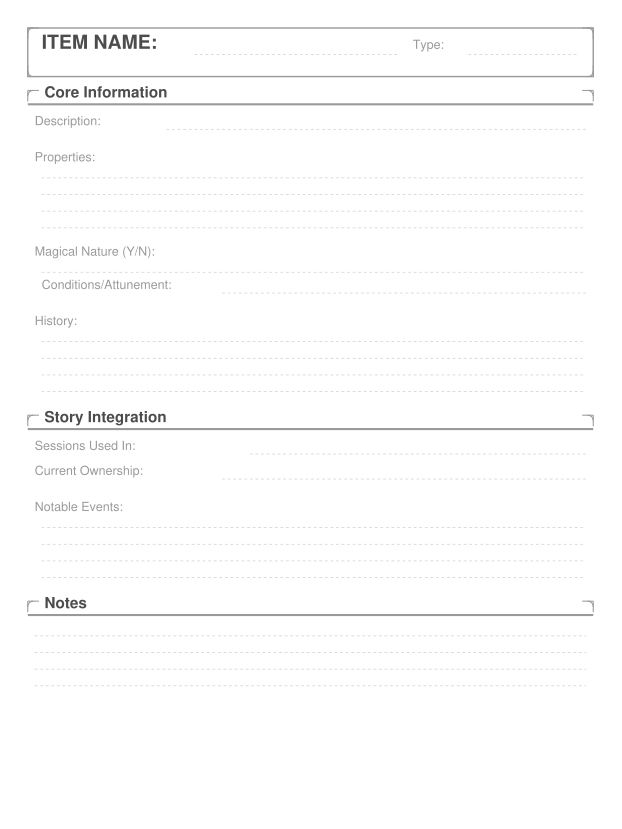

Here is the Python script that generated this plot:
#!/usr/bin/env python3
"""
Item Template for reMarkable 2
"""

from reportlab.lib.units import mm
from reportlab.lib.colors import Color, black, white
from reportlab.pdfgen import canvas
from reportlab.pdfbase import pdfmetrics
from reportlab.pdfbase.ttfonts import TTFont
from reportlab.lib.pagesizes import letter

# reMarkable 2 native resolution: 1404 x 1872 pixels at 226 DPI
RM2_WIDTH = 1404 * 72 / 226  # ~446.5 points
RM2_HEIGHT = 1872 * 72 / 226  # ~595.6 points

# Colors
LIGHT_GRAY = Color(0.8, 0.8, 0.8)
MED_GRAY = Color(0.6, 0.6, 0.6)
DARK_GRAY = Color(0.3, 0.3, 0.3)

# Spacing
MARGIN = 20
LINE_HEIGHT = 14
SMALL_LINE_HEIGHT = 12


def draw_corner_flourish(c, x, y, position):
    """Draw a small Celtic-style corner flourish."""
    c.setStrokeColor(MED_GRAY)
    c.setLineWidth(0.75)
    size = 8

    if position == "tl":
        c.line(x, y, x + size, y)
        c.line(x, y, x, y - size)
        c.arc(x, y - size, x + size, y, 90, 90)
    elif position == "tr":
        c.line(x, y, x - size, y)
        c.line(x, y, x, y - size)
        c.arc(x - size, y - size, x, y, 0, 90)
    elif position == "bl":
        c.line(x, y, x + size, y)
        c.line(x, y, x, y + size)
        c.arc(x, y, x + size, y + size, 180, 90)
    elif position == "br":
        c.line(x, y, x - size, y)
        c.line(x, y, x, y + size)
        c.arc(x - size, y, x, y + size, 270, 90)


def draw_decorative_frame(c, x, y, width, height):
    """Draw a decorative frame around a section."""
    c.setStrokeColor(MED_GRAY)
    c.setLineWidth(1)
    c.rect(x, y - height, width, height)

    draw_corner_flourish(c, x, y, "tl")
    draw_corner_flourish(c, x + width, y, "tr")
    draw_corner_flourish(c, x, y - height, "bl")
    draw_corner_flourish(c, x + width, y - height, "br")


def draw_section_header(c, x, y, width, title):
    """Draw a decorated section header."""
    c.setFont("Helvetica-Bold", 11)
    c.setFillColor(DARK_GRAY)
    c.drawString(x + 12, y, title)

    c.setStrokeColor(MED_GRAY)
    c.setLineWidth(1.5)
    c.line(x, y - 5, x + width, y - 5)

    draw_corner_flourish(c, x, y + 5, "tl")
    draw_corner_flourish(c, x + width, y + 5, "tr")

    return y - 15


def draw_ruled_lines(c, x, y, width, num_lines, line_height=SMALL_LINE_HEIGHT):
    """Draw light gray ruled lines for writing."""
    c.setStrokeColor(LIGHT_GRAY)
    c.setLineWidth(0.5)
    c.setDash([2, 2])

    for i in range(num_lines):
        line_y = y - (i * line_height)
        c.line(x, line_y, x + width, line_y)

    c.setDash([])
    return y - (num_lines * line_height)


def draw_field_with_label(c, x, y, label, line_start, line_end):
    """Draw a labeled field with underline."""
    c.setFont("Helvetica", 9)
    c.setFillColor(MED_GRAY)
    c.drawString(x, y, label)
    c.setStrokeColor(LIGHT_GRAY)
    c.setLineWidth(0.5)
    c.setDash([2, 2])
    c.line(line_start, y - 3, line_end, y - 3)
    c.setDash([])


def draw_item_page_1(c):
    """Draw the first page of item tracking."""
    page_width = RM2_WIDTH
    content_width = page_width - 2 * MARGIN

    y = RM2_HEIGHT - MARGIN

    # === HEADER SECTION ===
    header_height = 35
    draw_decorative_frame(c, MARGIN, y, content_width, header_height)

    c.setFont("Helvetica-Bold", 14)
    c.setFillColor(DARK_GRAY)
    c.drawString(MARGIN + 10, y - 15, "ITEM NAME:")

    c.setStrokeColor(LIGHT_GRAY)
    c.setLineWidth(0.5)
    c.setDash([2, 2])
    c.line(MARGIN + 120, y - 19, content_width - 120, y - 19)

    c.setFont("Helvetica", 9)
    c.setFillColor(MED_GRAY)
    c.drawString(content_width - 110, y - 15, "Type:")
    c.line(content_width - 70, y - 19, content_width + MARGIN - 10, y - 19)
    c.setDash([])

    y -= header_height + 15

    # === CORE INFORMATION SECTION ===
    y = draw_section_header(c, MARGIN, y, content_width, "Core Information")
    y -= 5

    draw_field_with_label(c, MARGIN + 5, y, "Description:",
                          MARGIN + 100, content_width + MARGIN - 5)
    y -= 18

    y -= 8
    c.setFont("Helvetica", 9)
    c.setFillColor(MED_GRAY)
    c.drawString(MARGIN + 5, y, "Properties:")
    y -= 12
    y = draw_ruled_lines(c, MARGIN + 10, y, content_width - 15, 4)

    y -= 8
    c.setFont("Helvetica", 9)
    c.setFillColor(MED_GRAY)
    c.drawString(MARGIN + 5, y, "Magical Nature (Y/N):")
    y -= 12
    y = draw_ruled_lines(c, MARGIN + 10, y, content_width - 15, 1)

    draw_field_with_label(c, MARGIN + 10, y, "Conditions/Attunement:",
                          MARGIN + 140, content_width + MARGIN - 5)
    y -= 18

    y -= 8
    c.setFont("Helvetica", 9)
    c.setFillColor(MED_GRAY)
    c.drawString(MARGIN + 5, y, "History:")
    y -= 12
    y = draw_ruled_lines(c, MARGIN + 10, y, content_width - 15, 4)

    y -= 10

    # === STORY INTEGRATION SECTION ===
    y = draw_section_header(c, MARGIN, y, content_width, "Story Integration")
    y -= 5

    draw_field_with_label(c, MARGIN + 5, y, "Sessions Used In:",
                          MARGIN + 160, content_width + MARGIN - 5)
    y -= 18

    draw_field_with_label(c, MARGIN + 5, y, "Current Ownership:",
                          MARGIN + 140, content_width + MARGIN - 5)
    y -= 18

    y -= 8
    c.setFont("Helvetica", 9)
    c.setFillColor(MED_GRAY)
    c.drawString(MARGIN + 5, y, "Notable Events:")
    y -= 12
    y = draw_ruled_lines(c, MARGIN + 10, y, content_width - 15, 4)

    y -= 10

    # === PAGE 1 NOTES SECTION ===
    y = draw_section_header(c, MARGIN, y, content_width, "Notes")
    y -= 5
    y = draw_ruled_lines(c, MARGIN + 5, y, content_width - 10, 4)

    return y


def draw_item_page_2(c):
    """Draw the second page of item tracking (extended notes)."""
    page_width = RM2_WIDTH
    content_width = page_width - 2 * MARGIN

    y = RM2_HEIGHT - MARGIN

    # === HEADER SECTION ===
    header_height = 35
    draw_decorative_frame(c, MARGIN, y, content_width, header_height)

    c.setFont("Helvetica-Bold", 14)
    c.setFillColor(DARK_GRAY)
    c.drawString(MARGIN + 10, y - 15, "ITEM NAME (continued):")

    c.setStrokeColor(LIGHT_GRAY)
    c.setLineWidth(0.5)
    c.setDash([2, 2])
    c.line(MARGIN + 200, y - 19, content_width - 100, y - 19)
    c.setDash([])

    y -= header_height + 15

    # === ORIGINAL PURPOSE & CREATORS SECTION ===
    y = draw_section_header(c, MARGIN, y, content_width, "Original Purpose & Creators")
    y -= 5
    y = draw_ruled_lines(c, MARGIN + 5, y, content_width - 10, 6)

    y -= 10

    # === UNIQUE FEATURES SECTION ===
    y = draw_section_header(c, MARGIN, y, content_width, "Unique Features")
    y -= 5
    y = draw_ruled_lines(c, MARGIN + 5, y, content_width - 10, 6)

    y -= 10

    # === FUTURE PLOT HOOKS & UPGRADES SECTION ===
    y = draw_section_header(c, MARGIN, y, content_width, "Future Plot Hooks & Upgrades")
    y -= 5
    y = draw_ruled_lines(c, MARGIN + 5, y, content_width - 10, 6)

    y -= 10

    # === UNRESOLVED MYSTERIES SECTION ===
    y = draw_section_header(c, MARGIN, y, content_width, "Unresolved Mysteries")
    y -= 5
    y = draw_ruled_lines(c, MARGIN + 5, y, content_width - 10, 6)

    y -= 10

    # === ADDITIONAL NOTES SECTION (Page 2) ===
    y = draw_section_header(c, MARGIN, y, content_width, "Additional Notes")
    y -= 5
    remaining_lines = int((y - MARGIN - 10) / SMALL_LINE_HEIGHT)
    draw_ruled_lines(c, MARGIN + 5, y, content_width - 10, remaining_lines)


def create_item_template(filename="item_template.pdf"):
    """Generate the item tracking template (2 pages)."""
    c = canvas.Canvas(filename, pagesize=(RM2_WIDTH, RM2_HEIGHT))

    draw_item_page_1(c)
    c.showPage()
    draw_item_page_2(c)

    c.save()
    print(f"Created: {filename}")
    print(f"Page size: {RM2_WIDTH:.1f} x {RM2_HEIGHT:.1f} points")
    print(f"Pages: 2")
    print(f"Optimized for reMarkable 2 (1404 x 1872 pixels)")


if __name__ == "__main__":
    create_item_template()
